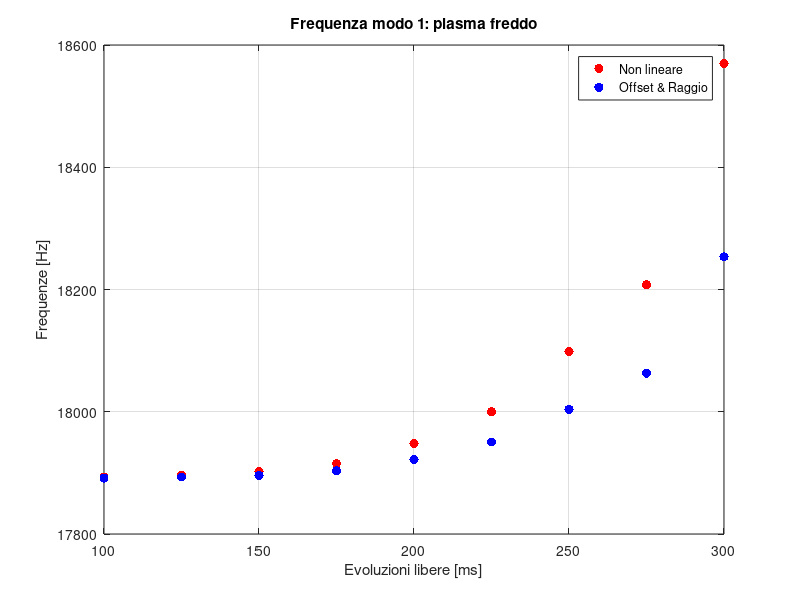
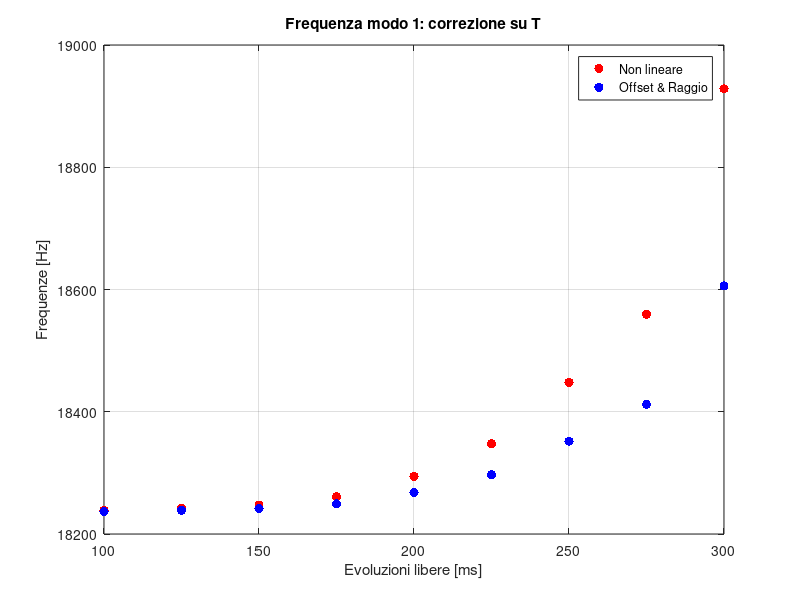

Write the MATLAB code that produced these figures, in order.
%-------------------------------------------------------------------------%
%                 Determinazione delle frequenze ottiche                  %
%-------------------------------------------------------------------------%

close all
clear all
clc

% Parametri per calcolo lineare
B = 390/300 * 0.1; Rw = 45e-3; eps0 = 8.85e-12; Qp = 1.262e-9; Lp = 0.7670; Rp = 265 * Rw/419; T = 3.5;

% Frequenza lineare
nu_lin = Qp/(Lp * (2*pi)^2 * eps0 * B * (Rw)^2);
disp(' ')
disp(['Frequenza modo uno di diocotron: ', num2str(nu_lin, 5)])


% Correzione per l'offset
tlib = [200, 300, 250, 150, 100, 125, 175, 225, 275];
off = [23.9696, 80.2032, 45.068, 11.0683, 6.2046, 8.418, 15.9677, 32.8892, 55.4206] * Rw/419;
nu1_nl = zeros(9, 1);
for i=1:9
    nu1_nl(i) = nu_lin * 1/(1-(off(i)/Rw)^2);
end

% Correzione per l'offset e raggio finito
nu1_nl_r = zeros(9, 1);
for i=1:9
    nu1_nl_r(i) = nu_lin * (1 + ((1-2*(Rp/Rw)^2)/(1-(Rp/Rw)^2)^2) * (off(i)/Rw)^2);
end

figure;
plot(tlib, nu1_nl, 'r.', 'MarkerSize', 20); hold on; grid on;
plot(tlib, nu1_nl_r, 'b.', 'MarkerSize', 20); hold on; grid on;
title('Frequenza modo 1: plasma freddo'); xlabel('Evoluzioni libere [ms]'); ylabel('Frequenze [Hz]');
legend('Non lineare', 'Offset & Raggio')


% Correzione per l'offset e raggio finito
nu1_t =  nu_lin * (1 + (2.405/2 * (0.25 + log(Rw/Rp) + (4*pi*eps0*T*Lp)/(Qp) - 0.671)*(Rw/Lp)));

for i=1:9
    nu1_nl(i) = nu1_t * 1/(1-(off(i)/Rw)^2);
end


% Correzione per l'offset e raggio finito
nu1_nl_r = zeros(9, 1);
for i=1:9
    nu1_nl_r(i) = nu1_t * (1 + ((1-2*(Rp/Rw)^2)/(1-(Rp/Rw)^2)^2) * (off(i)/Rw)^2);
end

figure;
plot(tlib, nu1_nl, 'r.', 'MarkerSize', 20); hold on; grid on;
plot(tlib, nu1_nl_r, 'b.', 'MarkerSize', 20); hold on; grid on;
title('Frequenza modo 1: correzione su T'); xlabel('Evoluzioni libere [ms]'); ylabel('Frequenze [Hz]');
legend('Non lineare', 'Offset & Raggio')